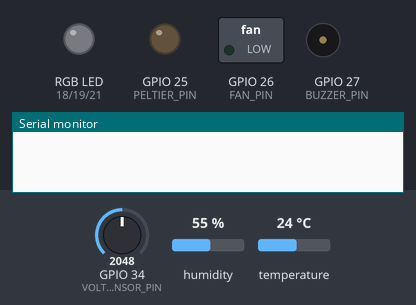
Bench run of a sketch on a simulated ESP32. On the bench: switched loads named in the sketch (green lamp = pin HIGH), an RGB LED mixed from three pins (HIGH = lit), output pins drawn as LEDs (lit = HIGH), buzzer (waves = sounding, pin HIGH), the last lines printed to the serial monitor. The inputs (shaded band) are chosen by the test bench; at power-on: temperature 24 °C, humidity 55 %, GPIO 34 (VOLT_SENSOR_PIN) = 2048. WiFi joins after 1.5 s; servers stay silent unless stated.

Above: at 3.0 s.
3.1 s: temperature set to 6.1 °C
13.3 s: temperature set to 5.3 °C
At 18.0 s:
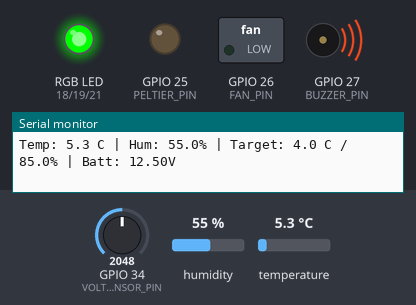
18.3 s: humidity set to 68 %
23.0 s: humidity set to 71 %
At 27.1 s:
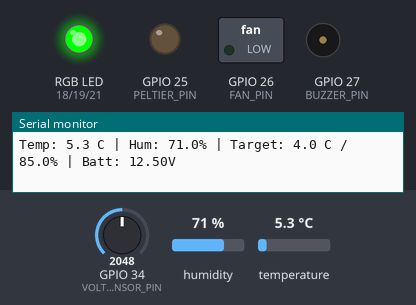
28.3 s: humidity set to 22 %
At 32.1 s:
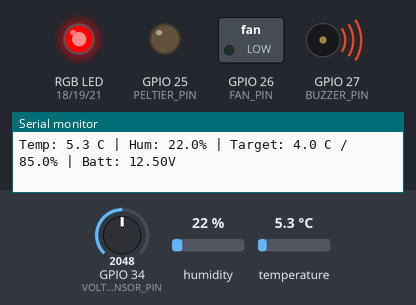
38.3 s: humidity set to 88 %
At 42.1 s:
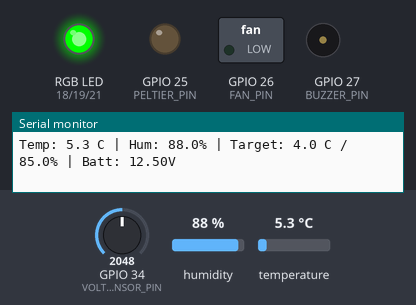
Timing chart, 0 to 43.6 s (numbered marks = the images above; inputs shaded):
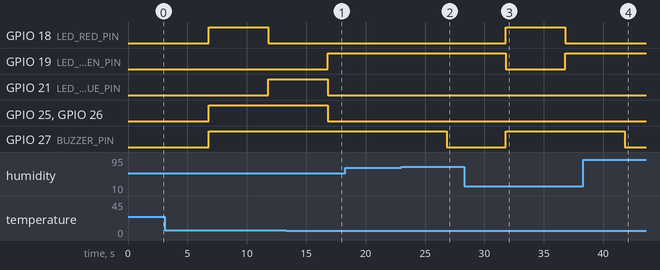

The sketch:

Capstone_Sketch.ino
```cpp
/*
  ===================================================================
  Smart Food Preservation System - ESP32 Control Code
  ===================================================================
  Hardware:
    - ESP32 ESP-WROOM-32
    - DHT22 (Temperature & Humidity)
    - TEC1-12706 Peltier Module (via MOSFET trigger switch)
    - Fan + Heat Sink (via same/second MOSFET channel)
    - KY-016 RGB LED (status indicator)
    - KY-012 Active Buzzer (alarm)
    - 0-25V Voltage Sensor Module (battery monitoring)

  Function:
    - Reads ambient temp/humidity from DHT22
    - Receives target temp/humidity from Blynk app (set by AI model
      after food identification, via virtual pins V2/V3)
    - Drives Peltier + Fan to maintain target conditions
    - Updates RGB LED color based on system status
    - Triggers buzzer if temp/humidity drifts outside safe range
    - Reports live data back to Blynk dashboard
    - Monitors battery voltage and warns on low battery
  ===================================================================
*/

#define BLYNK_TEMPLATE_ID "Your Template ID Here"
#define BLYNK_TEMPLATE_NAME "Freshguard AI"
#define BLYNK_AUTH_TOKEN "Your Auth Token Here"

#include <WiFi.h>
#include <BlynkSimpleEsp32.h>
#include <DHT.h>

// ---------------------- Pin Definitions ----------------------
#define DHTPIN 4  // DHT22 data pin
#define DHTTYPE DHT22

#define PELTIER_PIN 25  // MOSFET trigger -> Peltier module
#define FAN_PIN 26      // MOSFET trigger -> Fan (heat dissipation)

#define LED_RED_PIN 18  // KY-016 RGB LED
#define LED_GREEN_PIN 19
#define LED_BLUE_PIN 21

#define BUZZER_PIN 27  // KY-012 active buzzer

#define VOLT_SENSOR_PIN 34  // Analog pin for 0-25V voltage sensor

// ---------------------- Blynk Virtual Pins ----------------------
#define VPIN_TEMP V0          // Current temperature (output to app)
#define VPIN_HUMIDITY V1      // Current humidity (output to app)
#define VPIN_TARGET_TEMP V2   // Target temp from AI/food DB (input from app)
#define VPIN_TARGET_HUM V3    // Target humidity from AI/food DB (input from app)
#define VPIN_FOOD_LABEL V4    // Identified food name (input from app, display only)
#define VPIN_ALARM V5         // Alarm status (output to app)
#define VPIN_BATTERY V6       // Battery voltage (output to app)
#define VPIN_SYSTEM_STATE V7  // Text status e.g. "Cooling", "Idle", "Alarm"

// ---------------------- Wifi Credentials ----------------------
char ssid[] = "YourWiFiSSID";
char pass[] = "YourWiFiPassword";

// ---------------------- Globals ----------------------
DHT dht(DHTPIN, DHTTYPE);
BlynkTimer timer;

float currentTemp = 0.0;
float currentHumidity = 0.0;
float targetTemp = 4.0;       // Default safe fallback (typical fridge temp)
float targetHumidity = 85.0;  // Default fallback

const float TEMP_TOLERANCE = 1.5;     // +/- degrees C before triggering correction
const float TEMP_ALARM_MARGIN = 4.0;  // degrees C beyond target before alarm
const float HUM_ALARM_MARGIN = 15.0;  // % RH beyond target before alarm

bool alarmActive = false;

// ---------------------- Function: Read Battery Voltage ----------------------
float readBatteryVoltage() {
  int raw = analogRead(VOLT_SENSOR_PIN);
  // 0-25V sensor module typically outputs scaled analog signal.
  // Calibrate this factor against a multimeter reading for your specific module.
  float voltage = (raw / 4095.0) * 25.0;
  return voltage;
}

// ---------------------- Function: Set RGB LED Color ----------------------
void setStatusColor(int r, int g, int b) {
  analogWrite(LED_RED_PIN, r);
  analogWrite(LED_GREEN_PIN, g);
  analogWrite(LED_BLUE_PIN, b);
}

// Status color codes:
//   Green  -> within target range (stable)
//   Blue   -> actively cooling
//   Yellow -> approaching alarm threshold
//   Red    -> alarm condition

// ---------------------- Function: Sound Buzzer ----------------------
void soundAlarm(bool state) {
  digitalWrite(BUZZER_PIN, state ? HIGH : LOW);
}

// ---------------------- Blynk: Receive Target Temp from App ----------------------
BLYNK_WRITE(VPIN_TARGET_TEMP) {
  targetTemp = param.asFloat();
}

// ---------------------- Blynk: Receive Target Humidity from App ----------------------
BLYNK_WRITE(VPIN_TARGET_HUM) {
  targetHumidity = param.asFloat();
}

// ---------------------- Core Sensing + Control Logic ----------------------
void controlLoop() {
  float h = dht.readHumidity();
  float t = dht.readTemperature();

  if (isnan(h) || isnan(t)) {
    Serial.println("DHT22 read failed, skipping this cycle.");
    return;
  }

  currentTemp = t;
  currentHumidity = h;

  // Push live sensor data to Blynk dashboard
  Blynk.virtualWrite(VPIN_TEMP, currentTemp);
  Blynk.virtualWrite(VPIN_HUMIDITY, currentHumidity);

  // --- Cooling control ---
  if (currentTemp > targetTemp + TEMP_TOLERANCE) {
    digitalWrite(PELTIER_PIN, HIGH);  // Activate Peltier cooling
    digitalWrite(FAN_PIN, HIGH);      // Activate fan for heat dissipation
    Blynk.virtualWrite(VPIN_SYSTEM_STATE, "Cooling");
    setStatusColor(0, 0, 255);  // Blue = cooling
  } else if (currentTemp < targetTemp - TEMP_TOLERANCE) {
    digitalWrite(PELTIER_PIN, LOW);  // Stop cooling, already too cold
    digitalWrite(FAN_PIN, LOW);
    Blynk.virtualWrite(VPIN_SYSTEM_STATE, "Idle (below target)");
    setStatusColor(0, 255, 0);  // Green = stable
  } else {
    digitalWrite(PELTIER_PIN, LOW);
    digitalWrite(FAN_PIN, LOW);
    Blynk.virtualWrite(VPIN_SYSTEM_STATE, "Stable");
    setStatusColor(0, 255, 0);  // Green = stable
  }

  // --- Alarm logic ---
  bool tempOutOfRange = abs(currentTemp - targetTemp) > TEMP_ALARM_MARGIN;
  bool humOutOfRange = abs(currentHumidity - targetHumidity) > HUM_ALARM_MARGIN;

  if (tempOutOfRange || humOutOfRange) {
    if (!alarmActive) {
      alarmActive = true;
      soundAlarm(true);
      setStatusColor(255, 0, 0);  // Red = alarm
      Blynk.virtualWrite(VPIN_ALARM, 1);
      Blynk.logEvent("temp_alarm", "Storage conditions out of safe range!");
    }
  } else {
    if (alarmActive) {
      alarmActive = false;
      soundAlarm(false);
      Blynk.virtualWrite(VPIN_ALARM, 0);
    }
  }

  // --- Battery monitoring ---
  float battVoltage = readBatteryVoltage();
  Blynk.virtualWrite(VPIN_BATTERY, battVoltage);
  if (battVoltage < 10.5) {  // Example low-voltage threshold for a 12V pack
    Blynk.logEvent("low_battery", "Battery voltage critically low!");
  }

  // Debug output
  Serial.printf("Temp: %.1f C | Hum: %.1f%% | Target: %.1f C / %.1f%% | Batt: %.2fV\n",
                currentTemp, currentHumidity, targetTemp, targetHumidity, battVoltage);
}

// ---------------------- Setup ----------------------
void setup() {
  Serial.begin(115200);

  pinMode(PELTIER_PIN, OUTPUT);
  pinMode(FAN_PIN, OUTPUT);
  pinMode(BUZZER_PIN, OUTPUT);
  pinMode(LED_RED_PIN, OUTPUT);
  pinMode(LED_GREEN_PIN, OUTPUT);
  pinMode(LED_BLUE_PIN, OUTPUT);
  pinMode(VOLT_SENSOR_PIN, INPUT);

  digitalWrite(PELTIER_PIN, LOW);
  digitalWrite(FAN_PIN, LOW);
  digitalWrite(BUZZER_PIN, LOW);

  dht.begin();

  Blynk.begin(BLYNK_AUTH_TOKEN, ssid, pass);

  // Run control loop every 5 seconds
  timer.setInterval(5000L, controlLoop);
}

// ---------------------- Main Loop ----------------------
void loop() {
  Blynk.run();
  timer.run();
}
```

Measured:
- the behaviour switches between 5.6 and 5.5 °C on temperature (found by bisection; images 0 and 1)
- the behaviour switches between 69 and 70 % on humidity (found by bisection; images 1 and 2)
- after the input at 13.3 s, GPIO 19 (LED_GREEN_PIN): LOW → HIGH after 3.5 s; GPIO 21 (LED_BLUE_PIN), GPIO 25 (PELTIER_PIN), GPIO 26 (FAN_PIN): HIGH → LOW after 3.5 s
- after the input at 23.0 s, GPIO 27 (BUZZER_PIN): HIGH → LOW after 3.8 s
- after the input at 28.3 s, GPIO 18 (LED_RED_PIN): LOW → HIGH after 3.5 s, → LOW 5.0 s later; GPIO 19 (LED_GREEN_PIN): HIGH → LOW after 3.5 s, → HIGH 5.0 s later; GPIO 27 (BUZZER_PIN): LOW → HIGH after 3.5 s
- after the input at 38.3 s, GPIO 27 (BUZZER_PIN): HIGH → LOW after 3.5 s
